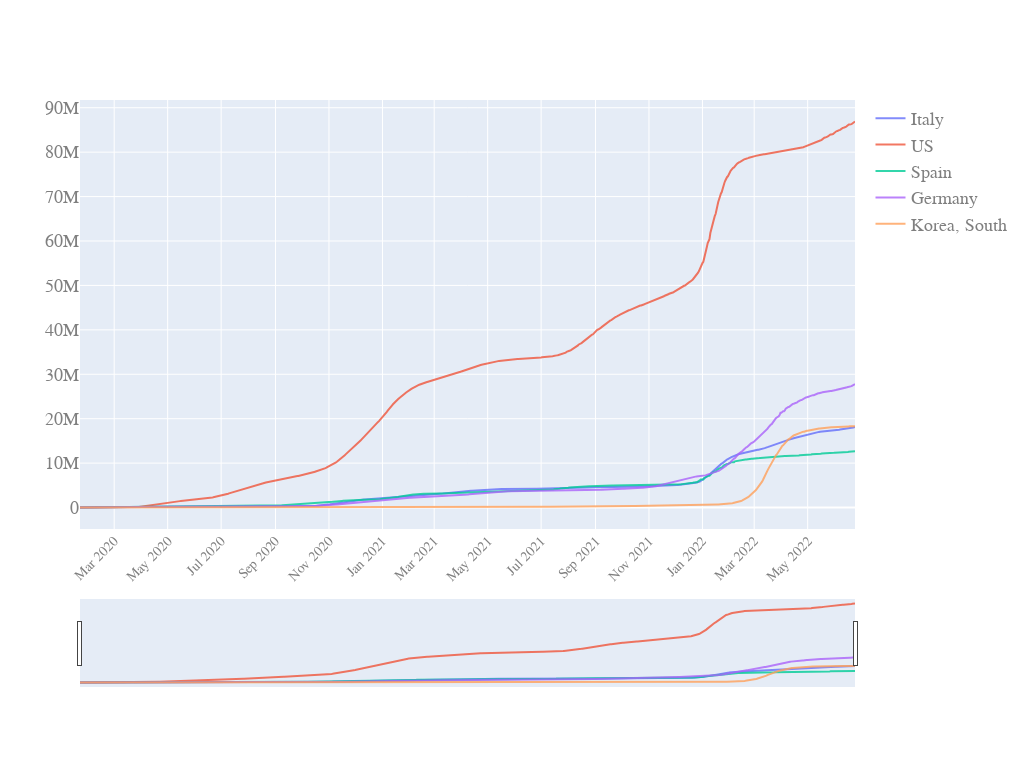

Here is the notebook cell this chart was saved with:
### Code cell
generate_plot(df_analyse.date,
              df_analyse.iloc[:,1:],
              y_scale='linear',
              slider=True)

### Figure 1 — Plotly figure (JSON) as saved in the notebook; plotly's stock layout.template omitted (floating-point values rounded to 4 significant figures; data arrays with more than 128 entries replaced by an {"elided": "..."} marker saying what was removed)
{"data": [{"name": "Italy", "opacity": 0.8, "type": "scatter", "x": {"elided": "885 str values"}, "y": {"elided": "885 int values"}}, {"name": "US", "opacity": 0.8, "type": "scatter", "x": {"elided": "885 str values"}, "y": {"elided": "885 int values"}}, {"name": "Spain", "opacity": 0.8, "type": "scatter", "x": {"elided": "885 str values"}, "y": {"elided": "885 int values"}}, {"name": "Germany", "opacity": 0.8, "type": "scatter", "x": {"elided": "885 str values"}, "y": {"elided": "885 int values"}}, {"name": "Korea, South", "opacity": 0.8, "type": "scatter", "x": {"elided": "885 str values"}, "y": {"elided": "885 int values"}}], "layout": {"autosize": true, "font": {"color": "#7f7f7f", "family": "PT Sans, monospace", "size": 18}, "height": 768, "width": 1024, "xaxis": {"nticks": 20, "rangeslider": {"visible": true}, "tickangle": -45, "tickfont": {"color": "#7f7f7f", "size": 14}}, "yaxis": {"type": "linear"}}}
